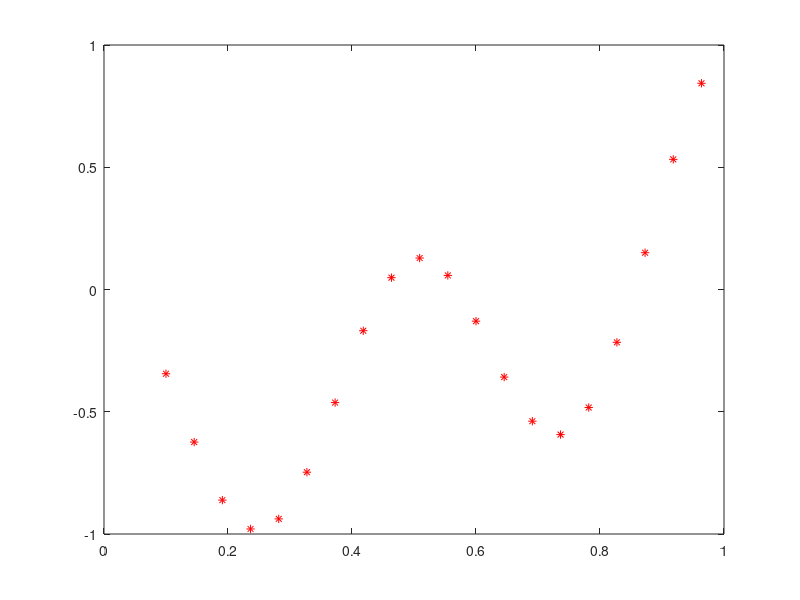
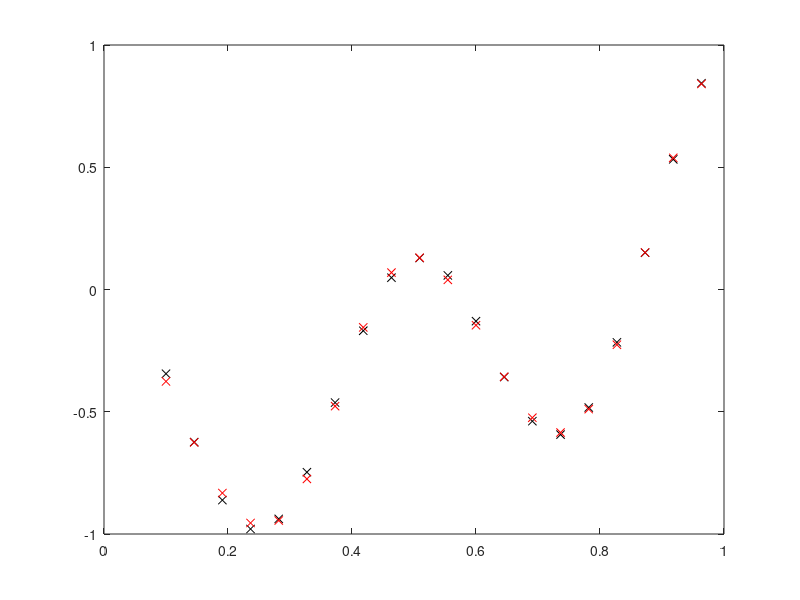

Reproduce these figures in MATLAB, in order.
%A. Narmontas
%Lab 2

clear all
close all
x = 0.1:1/22:1;


for c = 1:20
    d(c) = x(c)^3-sin(2*pi*x(c))^2;
    %d(c) = (1 + 0.6*sin(2*pi*x(c)/0.7)) + 0.3*sin(2*pi*x(c))/2;
end
disp(x)
disp(d)
figure(1)
plot(x,d,'r*');

w11_1 = randn(1); b1_1 = randn(1);
w21_1 = randn(1); b2_1 = randn(1);
w31_1 = randn(1); b3_1 = randn(1);
w41_1 = randn(1); b4_1 = randn(1);
w51_1 = randn(1); b5_1 = randn(1);
%2 sluoksnio parametrai
w11_2 = randn(1); b1_2 = randn(1);
w12_2 = randn(1); 
w13_2 = randn(1); 
w14_2 = randn(1); 
w15_2 = randn(1); 

mok_zing = 0.15;

for indx=1:10000
    for n = 1:20
        %3. apskaiciuoti tinklo atsaka (momentini)
        %pasverta suma 1 sluoksnyje
        v1_1 = x(n)*w11_1+b1_1;
        v2_1 = x(n)*w21_1+b2_1;
        v3_1 = x(n)*w31_1+b3_1;
        v4_1 = x(n)*w41_1+b4_1;
        v5_1 = x(n)*w51_1+b5_1;

        %aktyvavimo funkcija 1 sluoksnyje
        y1_1 = 1/(1+exp(-v1_1));
        y2_1 = 1/(1+exp(-v2_1));
        y3_1 = 1/(1+exp(-v3_1));
        y4_1 = 1/(1+exp(-v4_1));
        y5_1 = 1/(1+exp(-v5_1));

        %pasverta suma isejimo sluoksnyje
        v1_2 = y1_1*w11_2+y2_1*w12_2+y3_1*w13_2+y4_1*w14_2+y5_1*w15_2+b1_2;
        %skaiciuojama isejimo/tinklo atsaka pritaikydami aktyvavimo f-jas
        y1_apskaiciuota = v1_2;

        %4. Palyginti su norimu atsaku ir apskaiciuoti klaida
        e1 = d(n) - y1_apskaiciuota;

        %5. Atnaujinti rysiu svorius taip, kad klaida mazetu (atlikti tinklo
        %mokyma)
        %formule: w = w+mok_zing*delta*input
        delta_out_1 = e1;

        delta_1_1 = y1_1*(1-y1_1)*(delta_out_1*w11_2);
        delta_2_1 = y2_1*(1-y2_1)*(delta_out_1*w12_2);
        delta_3_1 = y3_1*(1-y3_1)*(delta_out_1*w13_2);
        delta_4_1 = y4_1*(1-y4_1)*(delta_out_1*w14_2);
        delta_5_1 = y5_1*(1-y5_1)*(delta_out_1*w15_2);

        %atnaujinti svorius
        w11_2 = w11_2+mok_zing*delta_out_1*y1_1;
        w12_2 = w12_2+mok_zing*delta_out_1*y2_1;
        w13_2 = w13_2+mok_zing*delta_out_1*y3_1;
        w14_2 = w14_2+mok_zing*delta_out_1*y4_1;
        w15_2 = w15_2+mok_zing*delta_out_1*y5_1;
        b1_2 = b1_2 + mok_zing*delta_out_1;

        %atnaujinti svorius pasleptame sluoksnyje
        w11_1 = w11_1 + mok_zing*delta_1_1*x(n); 
        w21_1 = w21_1 + mok_zing*delta_2_1*x(n); 
        w31_1 = w31_1 + mok_zing*delta_3_1*x(n); 
        w41_1 = w41_1 + mok_zing*delta_4_1*x(n); 
        w51_1 = w51_1 + mok_zing*delta_5_1*x(n); 
        b1_1 = b1_1 +mok_zing*delta_1_1;
        b2_1 = b2_1 +mok_zing*delta_2_1;
        b3_1 = b3_1 +mok_zing*delta_3_1;
        b4_1 = b4_1 +mok_zing*delta_4_1;
        b5_1 = b5_1 +mok_zing*delta_5_1;
    end
    ciklas = indx;
    disp(e1)
end
disp(ciklas)
disp(e1)

for m = 1:20
    %3. apskaiciuoti tinklo atsaka (momentini)
    %pasverta suma 1 sluoksnyje
    v1_1 = x(m)*w11_1+b1_1;
    v2_1 = x(m)*w21_1+b2_1;
    v3_1 = x(m)*w31_1+b3_1;
    v4_1 = x(m)*w41_1+b4_1;
    v5_1 = x(m)*w51_1+b5_1;
    %aktyvavimo funkcija 1 sluoksnyje
    y1_1 = 1/(1+exp(-v1_1));
    y2_1 = 1/(1+exp(-v2_1));
    y3_1 = 1/(1+exp(-v3_1));
    y4_1 = 1/(1+exp(-v4_1));
    y5_1 = 1/(1+exp(-v5_1));
    %pasverta suma isejimo sluoksnyje
    v1_2 = y1_1*w11_2+y2_1*w12_2+y3_1*w13_2+y4_1*w14_2+y5_1*w15_2+b1_2;
    %skaiciuojama isejimo/tinklo atsaka pritaikydami aktyvavimo f-jas
    y1_apskaiciuota(m) = v1_2;
end
figure,
plot(x,d,'kx',x,y1_apskaiciuota,'rx')